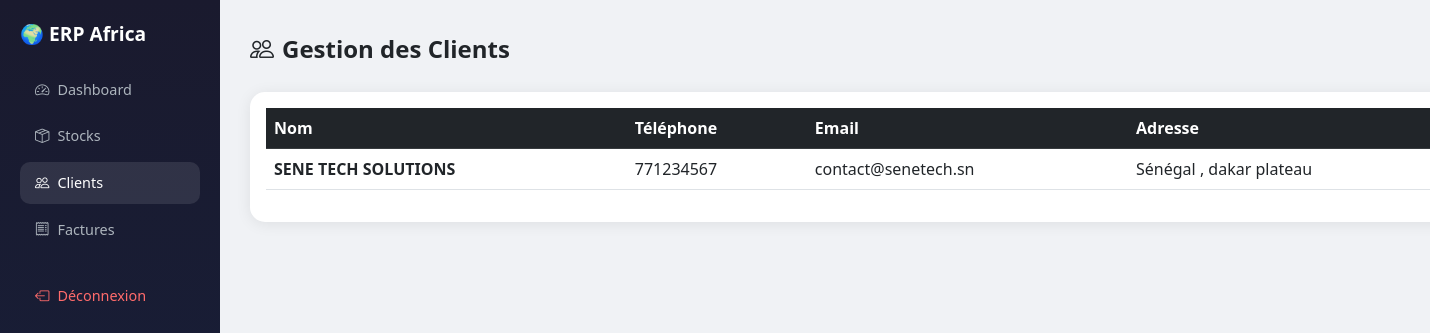
The app's page /clients/ (signed in) with its own data.
### facturation/models.py (models this page shows, shortened)
class Client(models.Model):
    entreprise = models.ForeignKey(Entreprise, on_delete=models.CASCADE)
    nom = models.CharField(max_length=200)
    telephone = models.CharField(max_length=20)
    email = models.EmailField(blank=True)
    adresse = models.TextField(blank=True)
    ninea = models.CharField(max_length=20, blank=True)
    class Meta:
        verbose_name = "Client"
        verbose_name_plural = "Clients"
        ordering = ['nom']

### facturation/views.py (the view)
@login_required
def liste_clients(request):
    entreprise = get_entreprise(request)
    if not entreprise:
        return redirect('/')
    clients = Client.objects.filter(entreprise=entreprise)
    return render(request, 'facturation/clients.html', {
        'clients': clients,
        'entreprise': entreprise
    })

### facturation/views.py (called while the page is built)
def get_entreprise(request):
    if request.user.is_superuser:
        return Entreprise.objects.first()
    try:
        membre = MembreEntreprise.objects.get(user=request.user)
        return membre.entreprise
    except MembreEntreprise.DoesNotExist:
        return None

### facturation/templates/facturation/clients.html (shortened to what this page needs)
<!DOCTYPE html>
<html lang="fr">
<head>
    <link href="https://cdn.jsdelivr.net/npm/bootstrap@5.3.0/dist/css/bootstrap.min.css" rel="stylesheet">
    <link href="https://cdn.jsdelivr.net/npm/bootstrap-icons@1.10.0/font/bootstrap-icons.css" rel="stylesheet">
</head>
<body>
<div class="container-fluid p-0">
    <div class="row g-0">
        <div class="sidebar">
            <span class="brand">🌍 ERP Africa</span>
            <a href="/dashboard/"><i class="bi bi-speedometer2 me-2"></i>Dashboard</a>
            <a href="/stocks/"><i class="bi bi-box-seam me-2"></i>Stocks</a>
            <a href="/clients/" class="active"><i class="bi bi-people me-2"></i>Clients</a>
            <a href="/factures/"><i class="bi bi-receipt me-2"></i>Factures</a>
            <form method="post" action="/logout/" style="margin:0">
                <button type="submit" class="logout-btn" style="background:none;border:none;padding:10px 15px;width:100%;text-align:left;border-radius:10px;font-size:0.9rem;cursor:pointer;">
                    <i class="bi bi-box-arrow-left me-2"></i>Déconnexion
                </button>
            </form>
        </div>
        <div class="main-content">
            <div class="d-flex justify-content-between align-items-center mb-4">
                <h4 class="fw-bold mb-0"><i class="bi bi-people me-2"></i>Gestion des Clients</h4>
            </div>
            <div class="card p-3">
                <table class="table table-hover">
                    <thead class="table-dark">
                        <tr>
                            <th>Nom</th>
                            <th>Téléphone</th>
                            <th>Email</th>
                            <th>Adresse</th>
                        </tr>
                    </thead>
                    <tbody>
                        {% for client in clients %}
                        <tr>
                            <td><b>{{ client.nom }}</b></td>
                            <td>{{ client.telephone }}</td>
                            <td>{{ client.email }}</td>
                            <td>{{ client.adresse }}</td>
                        </tr>
                        {% empty %}
                        <tr>
                            <td colspan="5" class="text-center text-muted py-4">
                                Aucun client — <a href="/clients/ajouter/">Ajouter le premier</a>
                            </td>
                        </tr>
                        {% endfor %}
                    </tbody>
                </table>
            </div>
        </div>
    </div>
</div>
</body>
</html>

### facturation/templates/facturation/clients.html (style rules this page uses)
body { background: #f0f2f5; }
.sidebar { background: linear-gradient(180deg, #1a1a2e 0%, #16213e 100%); min-height: 100vh; padding: 20px; position: fixed; width: 220px; }
.sidebar a { color: #adb5bd; text-decoration: none; display: block; padding: 10px 15px; border-radius: 10px; margin-bottom: 5px; font-size: 0.9rem; }
.sidebar a:hover, .sidebar a.active { background: rgba(255,255,255,0.1); color: white; }
.main-content { margin-left: 220px; padding: 30px; }
.brand { color: #fff; font-weight: bold; font-size: 1.2rem; margin-bottom: 20px; display: block; }
.card { border-radius: 15px; border: none; box-shadow: 0 2px 15px rgba(0,0,0,0.08); }
.logout-btn { color: #ff6b6b !important; margin-top: 20px; }

### records on screen
Client: nom "SENE TECH SOLUTIONS", telephone "771234567", email "contact@senetech.sn", adresse "Sénégal , dakar plateau"
